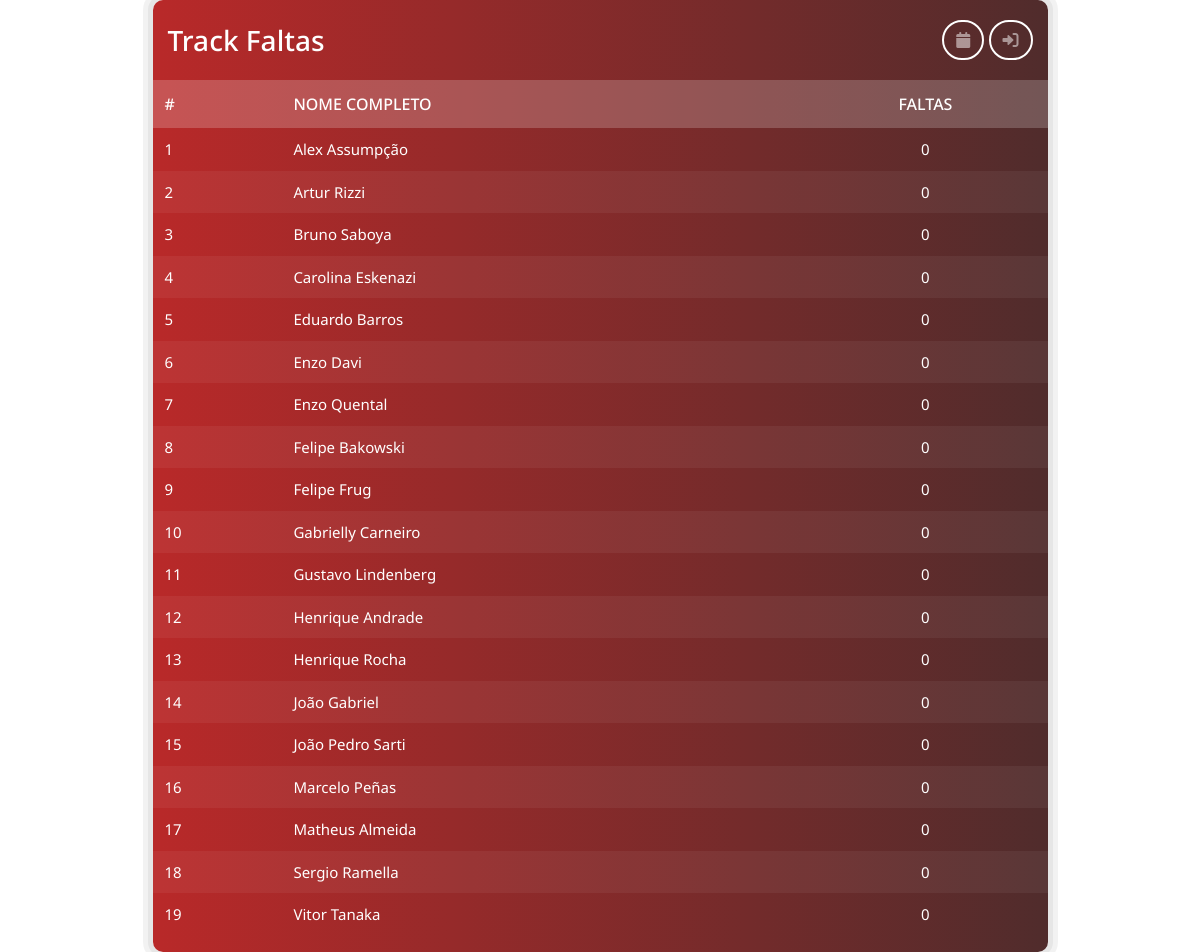
The app's page /menu_faltas_user/, older data.
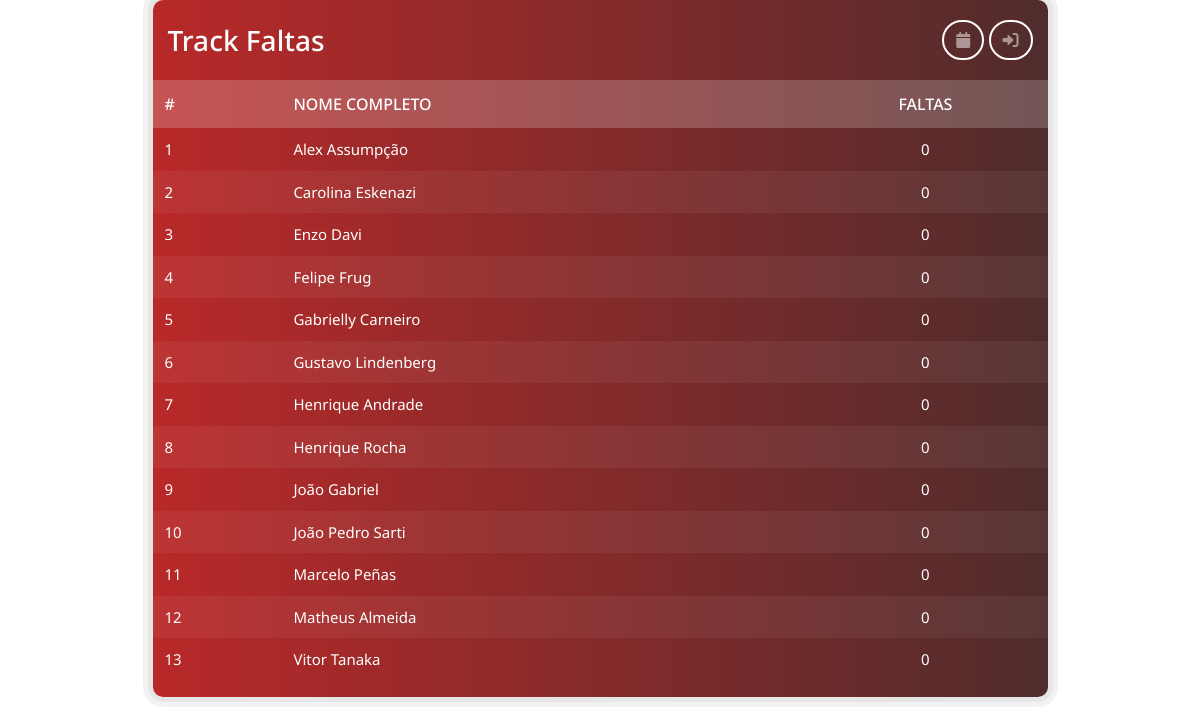
The same page, newer data.
### aluno/models.py (models this page shows, shortened)
class Aluno(models.Model):
    name= models.CharField(max_length=200)
    password= models.CharField(max_length=200,null=True)
    isAdmin = models.BooleanField(default=False)
    faltas = models.ManyToManyField(Faltas, blank=True)
    semestre = models.CharField(max_length=1,null=True)
    def numero_de_faltas(self):
        return self.faltas.count()

### aluno/views.py (the view)
# urls.py: path('menu_faltas_user/', views.menu_faltas_user, name='menu_faltas_user'),
def menu_faltas_user(request):
    all_alunos =  Aluno.objects.select_related().order_by('name')  # Ordena os alunos pelo nome
    return render(request, 'aluno/menu_faltas_user.html', {'alunos': all_alunos})

### aluno/templates/aluno/menu_faltas_user.html (shortened to what this page needs)
{% extends "aluno/base.html" %}
{% load static %}
{% block content %}
<div class="container">
    <div class="row justify-content-center">
        <div class="col-md-10">
            <div class="panel">
                <div class="panel-heading">
                    <div class="row">
                        <div class="col col-sm-3 col-xs-12">
                            <h4 class="title">Track <span>Faltas</span></h4>
                        </div>
                        <div class="col-sm-9 col-xs-12 text-right">
                            <div class="btn_group">
                                <a href="/log_faltas_user" class="btn btn-default" title="log_faltas"><i class="fa-solid fa-calendar"></i></a>
                                <a href="/login" class="btn btn-default" title="log_faltas"><i class="fa-solid fa-right-to-bracket"></i></a>
                            </div>
                        </div>
                    </div>
                </div>
                <div class="panel-body table-responsive">
                    <table class="table">
                        <thead>
                            <tr>
                                <th>#</th>
                                <th>Nome Completo</th>
                                <th style="text-align: center;">Faltas</th>
                            </tr>
                        </thead>
                        <tbody>
                            {% for aluno in alunos %}
                            <tr>
                                <td>{{ forloop.counter }}</td>
                                <td>{{ aluno.name }}</td>
                                <td style="text-align: center;">{{ aluno.numero_de_faltas }}</td>
                            </tr>
                            {% endfor %}
                        </tbody>
                    </table>
                </div>
            </div>
        </div>
    </div>
</div>
{% endblock %}

Row changes from the older to the newer data that the page shows:
removed Aluno: name "Artur Rizzi", numero_de_faltas "0"
removed Aluno: name "Bruno Saboya", numero_de_faltas "0"
removed Aluno: name "Eduardo Barros", numero_de_faltas "0"
removed Aluno: name "Enzo Quental", numero_de_faltas "0"
removed Aluno: name "Felipe Bakowski", numero_de_faltas "0"
removed Aluno: name "Sergio Ramella", numero_de_faltas "0"
